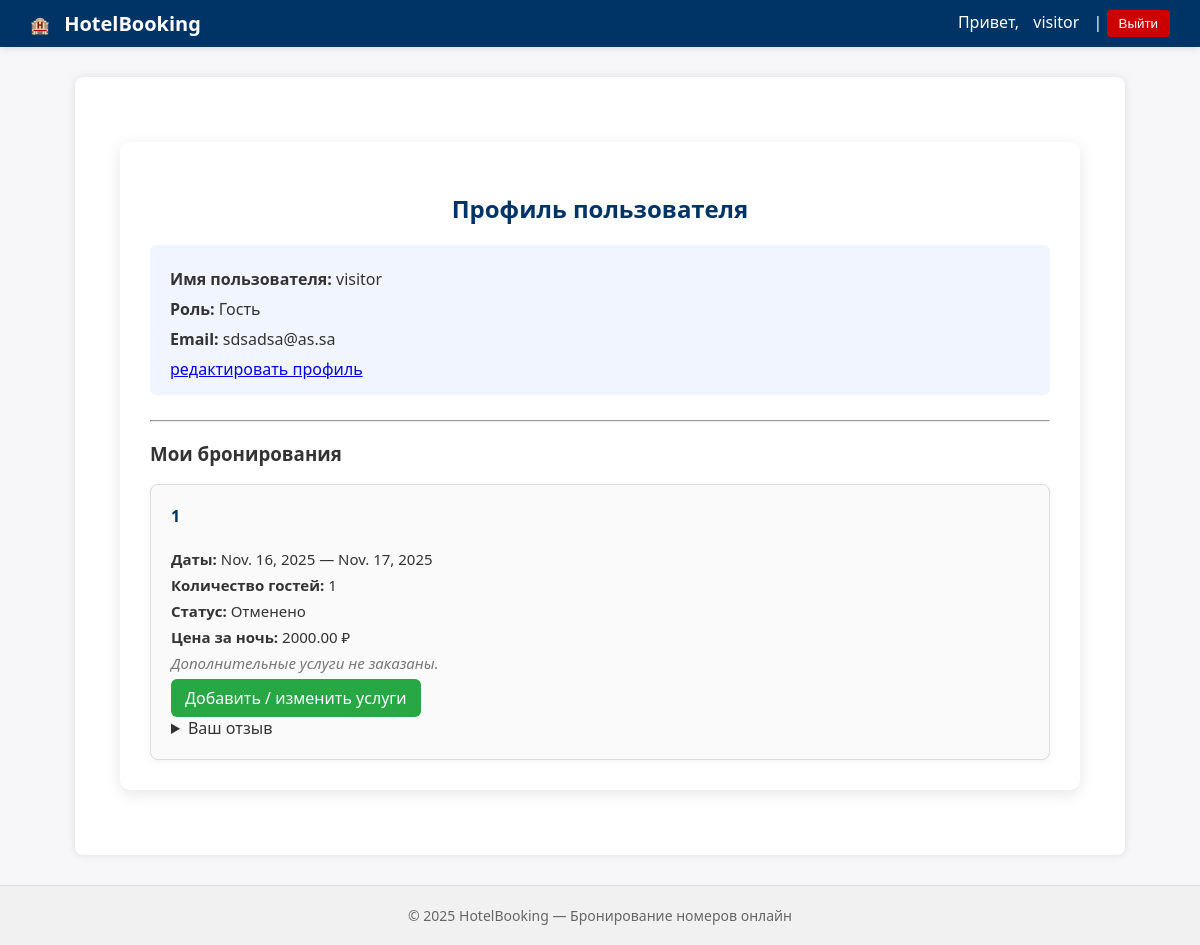
Before: /accounts/profile/ (signed in) with the older database file.
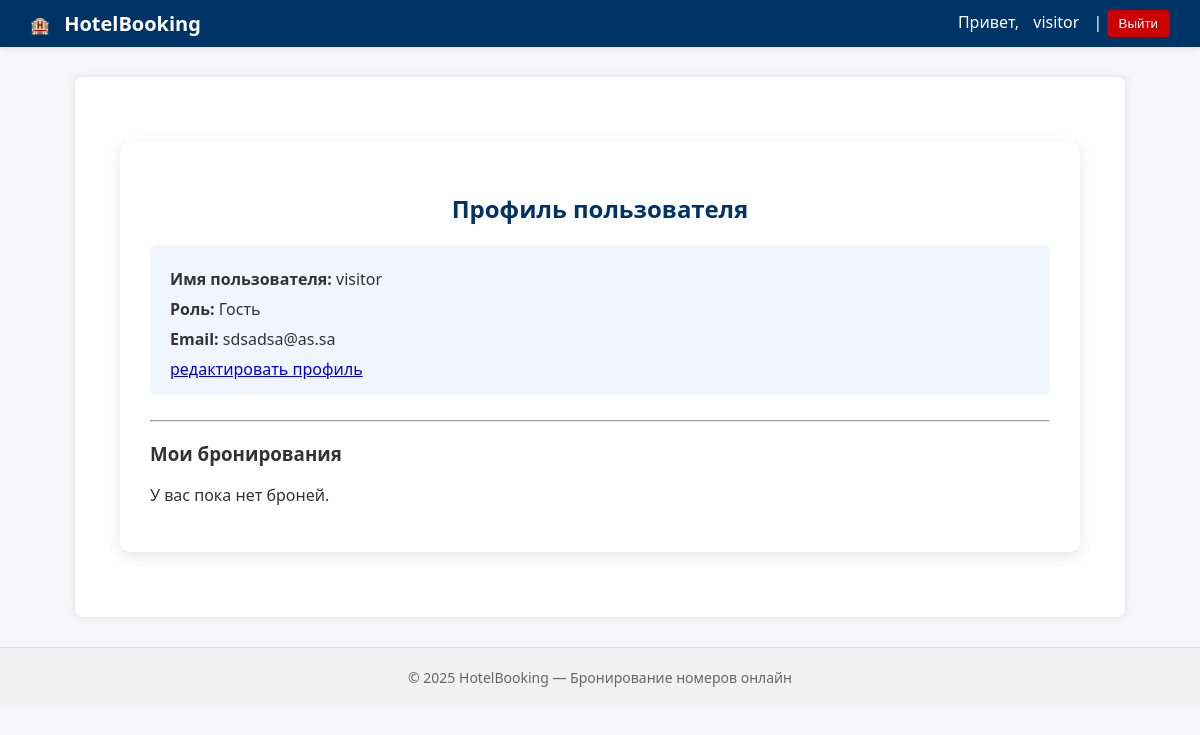
After: the same page with the newer database file.
### booking_app/models.py (models this page shows, shortened)
class Booking(models.Model):
    STATUS_CHOICES = (
        ('confirmed', 'Подтверждено'),
        ('cancelled', 'Отменено'),
    )
    guest = models.ForeignKey(User, on_delete=models.CASCADE, related_name='bookings')
    room = models.ForeignKey(Room, on_delete=models.CASCADE)
    check_in = models.DateField()
    check_out = models.DateField()
    guests_count = models.PositiveIntegerField()
    status = models.CharField(max_length=10, choices=STATUS_CHOICES, default='confirmed')
    objects = models.Manager()

class Room(models.Model):
    STATUS_CHOICES = (
        ('available', 'Доступен'),
        ('occupied', 'Занят'),
    )
    title = models.CharField(max_length=100)
    description = models.TextField()
    capacity = models.PositiveIntegerField()
    price_per_night = models.DecimalField(max_digits=8, decimal_places=2)
    status = models.CharField(max_length=10, choices=STATUS_CHOICES, default='available')
    objects = models.Manager()

### account_app/views.py (the view)
# urls.py: path('profile/', profile_view, name='profile'),
@login_required
def profile_view(request):
    user = request.user
    if user.is_superuser:
        rooms = Room.objects.all()
        return render(request, 'registration/profile_admin.html', {
            'user': user,
            'rooms': rooms
        })
    elif user.role == 'admin':
        rooms = Room.objects.all()
        return render(request, 'registration/profile_admin.html', {
            'user': user,
            'rooms': rooms
        })
    else:
        return render(request, 'registration/profile.html', {'user': user})

### account_app/templates/registration/profile.html (shortened to what this page needs)
{% extends "base.html" %}
{% block content %}
<div class="profile-container">
    <h2>Профиль пользователя</h2>
    <div class="user-info">
        <p><strong>Имя пользователя:</strong> {{ user.username }}</p>
        <p><strong>Роль:</strong> {{ user.get_role_display }}</p>
        <p><strong>Email:</strong> {{ user.email|default:"—" }}</p>
        <a href="{% url 'account_app:profile_edit' %}">редактировать профиль</a>
    </div>
    <hr>
    <h3>Мои бронирования</h3>
    {% if user.bookings.all %}
        <div class="bookings-list">
            {% for booking in user.bookings.all %}
                <div class="booking-card">
                    <h4>{{ booking.room.title }}</h4>
                    <p><strong>Даты:</strong> {{ booking.check_in }} — {{ booking.check_out }}</p>
                    <p><strong>Количество гостей:</strong> {{ booking.guests_count }}</p>
                    <p><strong>Статус:</strong> {{ booking.get_status_display }}</p>
                    <p><strong>Цена за ночь:</strong> {{ booking.room.price_per_night }} ₽</p>
                    {% if booking.service_orders.all %}
                        <details class="services-details">
                            <summary>Заказанные услуги</summary>
                            <ul>
                                {% for order in booking.service_orders.all %}
                                    <li>{{ order.service.name }} ×{{ order.quantity }} — {{ order.service.price }} ₽</li>
                                {% endfor %}
                            </ul>
                        </details>
                    {% else %}
                        <p class="no-services">Дополнительные услуги не заказаны.</p>
                    {% endif %}
                    <div class="service-buttons">
                        <a href="{% url 'booking_app:user_booking_services' booking.id %}" class="btn-edit">
                            Добавить / изменить услуги
                        </a>
                    </div>
                    <div class="review-section">
                        {% if booking.review %}
                            <details class="review-details">
                                <summary>Ваш отзыв</summary>
                            </details>
                        {% else %}
                            <a href="{% url 'booking_app:add_review' booking.id %}" class="btn-add-review">Написать отзыв</a>
                        {% endif %}
                    </div>
                </div>
            {% endfor %}
        </div>
    {% else %}
        <p>У вас пока нет броней.</p>
    {% endif %}
</div>
{% endblock %}

Changed rows visible on the page:
removed Booking: room "1", check_in "Nov. 16, 2025", check_out "Nov. 17, 2025", guests_count "1", status "Отменено", room.price_per_night "2000.00", shows "Дополнительные услуги не заказаны."
Other visible differences:
text now shown: "У вас пока нет броней."
